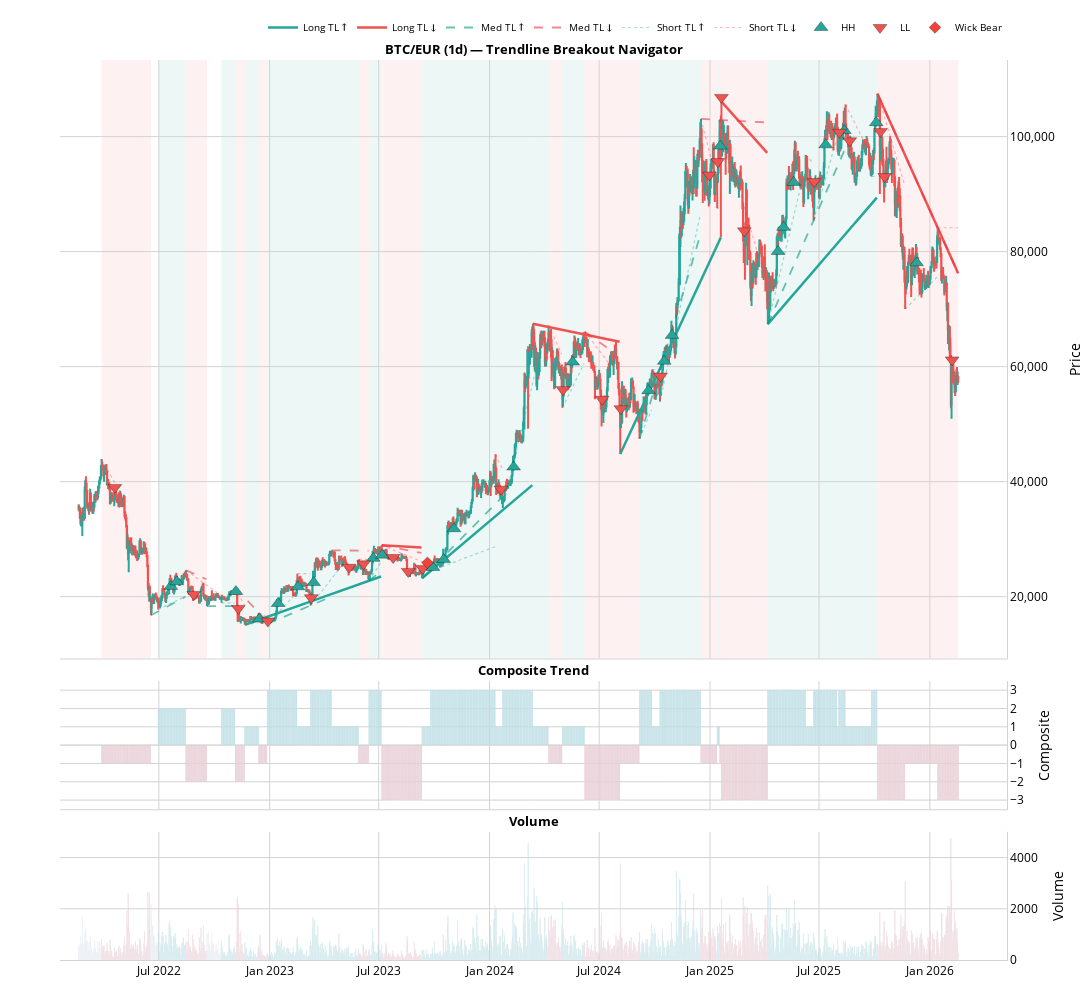

Notebook code for this chart:
### Code cell
# ══════════════════════════════════════════════════════════════════
# Trendline Breakout Navigator (TBN) - Showcase
# ══════════════════════════════════════════════════════════════════
#
# Multi-timeframe trendline detection ported from LuxAlgo PineScript.
# Detects pivot highs/lows at three swing lengths, constructs trendlines
# on HH/LL trend reversals, and tracks trendline breakouts and wick
# interactions.  Composite trend sums all three timeframes (-3 to +3).
# ══════════════════════════════════════════════════════════════════

from pathlib import Path
import pandas as pd
import numpy as np

import plotly.graph_objects as go
from plotly.subplots import make_subplots

from pyindicators import (
    trendline_breakout_navigator,
    trendline_breakout_navigator_signal,
    get_trendline_breakout_navigator_stats,
)

# ── Data ───────────────────────────────────────────────────────────

ticker = "BTC/EUR (1d)"
df = pd.read_csv(
    "../../resources/data/OHLCV_BTC-EUR_BITVAVO_1d_2022-02-18-00-00_2026-02-17-00-00.csv",
    parse_dates=["Datetime"],
)
print(f"Loaded {len(df)} rows  |  {df['Datetime'].iloc[0]}  ->  {df['Datetime'].iloc[-1]}")

# ── Compute indicator ──────────────────────────────────────────────

df = trendline_breakout_navigator(
    df, swing_long=60, swing_medium=30, swing_short=10
)
df = trendline_breakout_navigator_signal(df)
stats = get_trendline_breakout_navigator_stats(df)

# ── Colours (white theme — matching project standard) ──────────────

BG_COLOR    = "white"
PAPER_COLOR = "white"
GRID_COLOR  = "lightgray"
TEXT_COLOR  = "black"
TITLE_COLOR = "black"

CANDLE_UP   = "#26a69a"
CANDLE_DOWN = "#ef5350"

# Trendline colours — matching project bull/bear palette
TL_BULL_LONG    = "#26a69a"                    # Bull — solid thick
TL_BEAR_LONG    = "#ef5350"                    # Bear — solid thick
TL_BULL_MED     = "rgba(8,153,129,0.60)"       # Bull — dashed
TL_BEAR_MED     = "rgba(239,54,69,0.60)"       # Bear — dashed
TL_BULL_SHORT   = "rgba(8,153,129,0.35)"       # Bull — dotted
TL_BEAR_SHORT   = "rgba(239,54,69,0.35)"       # Bear — dotted

# Marker colours
HH_COLOR        = "#26a69a"
LL_COLOR        = "#ef5350"
WICK_BULL_COLOR = "#4CAF50"
WICK_BEAR_COLOR = "#F44336"

# Shading
BULL_SHADE  = "rgba(8,153,129,{a})"
BEAR_SHADE  = "rgba(239,54,69,{a})"

# ── Build figure (3 rows) ───────────────────────────────────────────

fig = make_subplots(
    rows=3, cols=1,
    row_heights=[0.70, 0.15, 0.15],
    shared_xaxes=True,
    vertical_spacing=0.025,
    subplot_titles=[
        f"<b>{ticker} — Trendline Breakout Navigator</b>",
        "<b>Composite Trend</b>",
        "<b>Volume</b>",
    ],
)

# ── Row 1: Candlestick + Trendlines + Markers ─────────────────────

fig.add_trace(go.Candlestick(
    x=df["Datetime"], open=df["Open"], high=df["High"],
    low=df["Low"], close=df["Close"], name=ticker,
    increasing_line_color=CANDLE_UP, decreasing_line_color=CANDLE_DOWN,
    increasing_fillcolor=CANDLE_UP, decreasing_fillcolor=CANDLE_DOWN,
    showlegend=False,
), row=1, col=1)

# --- Trendline overlays ---

trend_long = df["tbn_trend_long"].values
trend_medium = df["tbn_trend_medium"].values
trend_short = df["tbn_trend_short"].values
val_long = df["tbn_value_long"].values
val_medium = df["tbn_value_medium"].values
val_short = df["tbn_value_short"].values
composite = df["tbn_composite_trend"].fillna(0).astype(int).values

# Long trendline (bull) — solid, thick
fig.add_trace(go.Scatter(
    x=df["Datetime"],
    y=np.where(trend_long == 1, val_long, np.nan),
    mode="lines",
    line=dict(color=TL_BULL_LONG, width=2.5),
    name="Long TL ↑",
    connectgaps=False,
), row=1, col=1)

# Long trendline (bear) — solid, thick
fig.add_trace(go.Scatter(
    x=df["Datetime"],
    y=np.where(trend_long == -1, val_long, np.nan),
    mode="lines",
    line=dict(color=TL_BEAR_LONG, width=2.5),
    name="Long TL ↓",
    connectgaps=False,
), row=1, col=1)

# Medium trendline (bull) — dashed
fig.add_trace(go.Scatter(
    x=df["Datetime"],
    y=np.where(trend_medium == 1, val_medium, np.nan),
    mode="lines",
    line=dict(color=TL_BULL_MED, width=1.8, dash="dash"),
    name="Med TL ↑",
    connectgaps=False,
), row=1, col=1)

# Medium trendline (bear) — dashed
fig.add_trace(go.Scatter(
    x=df["Datetime"],
    y=np.where(trend_medium == -1, val_medium, np.nan),
    mode="lines",
    line=dict(color=TL_BEAR_MED, width=1.8, dash="dash"),
    name="Med TL ↓",
    connectgaps=False,
), row=1, col=1)

# Short trendline (bull) — dotted, thin
fig.add_trace(go.Scatter(
    x=df["Datetime"],
    y=np.where(trend_short == 1, val_short, np.nan),
    mode="lines",
    line=dict(color=TL_BULL_SHORT, width=1.2, dash="dot"),
    name="Short TL ↑",
    connectgaps=False,
), row=1, col=1)

# Short trendline (bear) — dotted, thin
fig.add_trace(go.Scatter(
    x=df["Datetime"],
    y=np.where(trend_short == -1, val_short, np.nan),
    mode="lines",
    line=dict(color=TL_BEAR_SHORT, width=1.2, dash="dot"),
    name="Short TL ↓",
    connectgaps=False,
), row=1, col=1)

# --- Event markers ---

# HH markers (triangle-up below low)
hh_mask = df["tbn_hh"] == 1
if hh_mask.any():
    fig.add_trace(go.Scatter(
        x=df.loc[hh_mask, "Datetime"],
        y=df.loc[hh_mask, "Low"] * 0.993,
        mode="markers", name="HH",
        marker=dict(
            symbol="triangle-up", size=12,
            color=HH_COLOR,
            line=dict(width=1, color="rgba(0,0,0,0.3)"),
        ),
    ), row=1, col=1)

# LL markers (triangle-down above high)
ll_mask = df["tbn_ll"] == 1
if ll_mask.any():
    fig.add_trace(go.Scatter(
        x=df.loc[ll_mask, "Datetime"],
        y=df.loc[ll_mask, "High"] * 1.007,
        mode="markers", name="LL",
        marker=dict(
            symbol="triangle-down", size=12,
            color=LL_COLOR,
            line=dict(width=1, color="rgba(0,0,0,0.3)"),
        ),
    ), row=1, col=1)

# Wick Bull markers (diamond)
wb_mask = df["tbn_wick_bull"] == 1
if wb_mask.any():
    fig.add_trace(go.Scatter(
        x=df.loc[wb_mask, "Datetime"],
        y=df.loc[wb_mask, "Low"] * 0.990,
        mode="markers", name="Wick Bull",
        marker=dict(
            symbol="diamond", size=9,
            color=WICK_BULL_COLOR,
            line=dict(width=1, color="rgba(0,0,0,0.3)"),
        ),
    ), row=1, col=1)

# Wick Bear markers (diamond)
wbr_mask = df["tbn_wick_bear"] == 1
if wbr_mask.any():
    fig.add_trace(go.Scatter(
        x=df.loc[wbr_mask, "Datetime"],
        y=df.loc[wbr_mask, "High"] * 1.010,
        mode="markers", name="Wick Bear",
        marker=dict(
            symbol="diamond", size=9,
            color=WICK_BEAR_COLOR,
            line=dict(width=1, color="rgba(0,0,0,0.3)"),
        ),
    ), row=1, col=1)

# --- Background shading by composite trend ---

prev_sign = 0
seg_start = 0

for i in range(len(df)):
    cur_sign = 1 if composite[i] > 0 else (-1 if composite[i] < 0 else 0)

    if cur_sign != prev_sign or i == len(df) - 1:
        if prev_sign != 0 and i > seg_start:
            end_idx = i if i < len(df) - 1 else i
            fill = BULL_SHADE.format(a=0.07) if prev_sign == 1 \
                else BEAR_SHADE.format(a=0.07)
            fig.add_vrect(
                x0=df.loc[seg_start, "Datetime"],
                x1=df.loc[min(end_idx, len(df) - 1), "Datetime"],
                fillcolor=fill, layer="below", line_width=0,
                row=1, col=1,
            )
        seg_start = i
        prev_sign = cur_sign

# ── Row 2: Composite Trend (bar chart) ────────────────────────────

comp_colors = [
    CANDLE_UP if c > 0 else CANDLE_DOWN if c < 0 else "#cccccc"
    for c in composite
]

fig.add_trace(go.Bar(
    x=df["Datetime"], y=composite,
    marker_color=comp_colors, showlegend=False,
    name="Composite Trend", opacity=0.85,
), row=2, col=1)

fig.add_hline(
    y=0, line_dash="solid", line_color="lightgray", line_width=0.8,
    row=2, col=1,
)

# ── Row 3: Volume bars ─────────────────────────────────────────────

vol_colors = [
    CANDLE_UP if c > 0 else CANDLE_DOWN if c < 0 else "#cccccc"
    for c in composite
]

fig.add_trace(go.Bar(
    x=df["Datetime"], y=df["Volume"],
    marker_color=vol_colors, showlegend=False,
    name="Volume", opacity=0.60,
), row=3, col=1)

# ── Layout ─────────────────────────────────────────────────────────

fig.update_layout(
    height=1000,
    width=1400,
    showlegend=True,
    legend=dict(
        orientation="h",
        yanchor="bottom", y=1.02,
        xanchor="right", x=1,
        font=dict(size=10, color=TEXT_COLOR),
        bgcolor="rgba(255,255,255,0.8)",
        borderwidth=0,
    ),
    plot_bgcolor=BG_COLOR,
    paper_bgcolor=PAPER_COLOR,
    font=dict(color=TEXT_COLOR, size=12),
    margin=dict(l=60, r=30, t=60, b=40),
    xaxis_rangeslider_visible=False,
)

# Subplot title styling
for ann in fig.layout.annotations:
    ann.font.color = TITLE_COLOR
    ann.font.size = 13

for row in range(1, 4):
    fig.update_xaxes(
        showgrid=True, gridcolor=GRID_COLOR,
        zeroline=False, row=row, col=1,
        color=TEXT_COLOR,
        showline=True, linecolor=GRID_COLOR,
    )
    fig.update_yaxes(
        showgrid=True, gridcolor=GRID_COLOR,
        zeroline=False, side="right", row=row, col=1,
        color=TEXT_COLOR,
        showline=True, linecolor=GRID_COLOR,
    )

fig.update_yaxes(title_text="Price", tickformat=",.0f", row=1, col=1)
fig.update_yaxes(
    title_text="Composite", range=[-3.5, 3.5], dtick=1, row=2, col=1,
)
fig.update_yaxes(title_text="Volume", row=3, col=1)

# ── Save outputs ───────────────────────────────────────────────────

fig.write_html("trendline_breakout_navigator.html", auto_open=False)

output_path = Path.cwd().parent.parent / "static" / "images" / "indicators"
output_path.mkdir(parents=True, exist_ok=True)
fig.write_image(str(output_path / "trendline_breakout_navigator.png"), scale=2)

docs_path = Path.cwd().parent.parent / "docs" / "static" / "img" / "indicators"
docs_path.mkdir(parents=True, exist_ok=True)
fig.write_image(str(docs_path / "trendline_breakout_navigator.png"), scale=2)

fig.show()

# ── Print statistics ───────────────────────────────────────────────

print("=" * 55)
print(f"  Trendline Breakout Navigator - Stats ({ticker})")
print("=" * 55)
print(f"  Bullish Bars (Long):     {stats['bullish_bars_long']}")
print(f"  Bearish Bars (Long):     {stats['bearish_bars_long']}")
print(f"  Bullish Bars (Medium):   {stats['bullish_bars_medium']}")
print(f"  Bearish Bars (Medium):   {stats['bearish_bars_medium']}")
print(f"  Bullish Bars (Short):    {stats['bullish_bars_short']}")
print(f"  Bearish Bars (Short):    {stats['bearish_bars_short']}")
print("-" * 55)
print(f"  Composite Bullish:       {stats['composite_bullish']}  ({stats['composite_bullish_pct']:.1f}%)")
print(f"  Composite Bearish:       {stats['composite_bearish']}  ({stats['composite_bearish_pct']:.1f}%)")
print(f"  Trend Changes:           {stats['trend_changes']}")
print("-" * 55)
print(f"  HH Detections:           {stats['hh_count']}")
print(f"  LL Detections:           {stats['ll_count']}")
print(f"  Wick Bull Breaks:        {stats['wick_bull_count']}")
print(f"  Wick Bear Breaks:        {stats['wick_bear_count']}")
print(f"  Active Trendline Bars:   {stats['active_trendline_bars']}")
print("=" * 55)

### Figure 1 — Plotly figure (JSON) as saved in the notebook; plotly's stock layout.template omitted (floating-point values rounded to 4 significant figures; data arrays with more than 128 entries replaced by an {"elided": "..."} marker saying what was removed)
{"data": [{"close": {"elided": "1461 float values"}, "decreasing": {"fillcolor": "#ef5350", "line": {"color": "#ef5350"}}, "high": {"elided": "1461 float values"}, "increasing": {"fillcolor": "#26a69a", "line": {"color": "#26a69a"}}, "low": {"elided": "1461 float values"}, "name": "BTC/EUR (1d)", "open": {"elided": "1461 float values"}, "showlegend": false, "type": "candlestick", "x": {"elided": "1461 str values"}, "xaxis": "x", "yaxis": "y"}, {"connectgaps": false, "line": {"color": "#26a69a", "width": 2.5}, "mode": "lines", "name": "Long TL ↑", "type": "scatter", "x": {"elided": "1461 str values"}, "xaxis": "x", "y": {"elided": "1461 float values"}, "yaxis": "y"}, {"connectgaps": false, "line": {"color": "#ef5350", "width": 2.5}, "mode": "lines", "name": "Long TL ↓", "type": "scatter", "x": {"elided": "1461 str values"}, "xaxis": "x", "y": {"elided": "1461 float values"}, "yaxis": "y"}, {"connectgaps": false, "line": {"color": "rgba(8,153,129,0.60)", "dash": "dash", "width": 1.8}, "mode": "lines", "name": "Med TL ↑", "type": "scatter", "x": {"elided": "1461 str values"}, "xaxis": "x", "y": {"elided": "1461 float values"}, "yaxis": "y"}, {"connectgaps": false, "line": {"color": "rgba(239,54,69,0.60)", "dash": "dash", "width": 1.8}, "mode": "lines", "name": "Med TL ↓", "type": "scatter", "x": {"elided": "1461 str values"}, "xaxis": "x", "y": {"elided": "1461 float values"}, "yaxis": "y"}, {"connectgaps": false, "line": {"color": "rgba(8,153,129,0.35)", "dash": "dot", "width": 1.2}, "mode": "lines", "name": "Short TL ↑", "type": "scatter", "x": {"elided": "1461 str values"}, "xaxis": "x", "y": {"elided": "1461 float values"}, "yaxis": "y"}, {"connectgaps": false, "line": {"color": "rgba(239,54,69,0.35)", "dash": "dot", "width": 1.2}, "mode": "lines", "name": "Short TL ↓", "type": "scatter", "x": {"elided": "1461 str values"}, "xaxis": "x", "y": {"elided": "1461 float values"}, "yaxis": "y"}, {"marker": {"color": "#26a69a", "line": {"color": "rgba(0,0,0,0.3)", "width": 1}, "size": 12, "symbol": "triangle-up"}, "mode": "markers", "name": "HH", "type": "scatter", "x": ["2022-07-21T00:00:00.000000000", "2022-07-31T00:00:00.000000000", "2022-11-06T00:00:00.000000000", "2022-12-15T00:00:00.000000000", "2023-01-15T00:00:00.000000000", "2023-02-17T00:00:00.000000000", "2023-03-15T00:00:00.000000000", "2023-06-22T00:00:00.000000000", "2023-07-07T00:00:00.000000000", "2023-09-29T00:00:00.000000000", "2023-10-17T00:00:00.000000000", "2023-11-03T00:00:00.000000000", "2024-02-10T00:00:00.000000000", "2024-05-18T00:00:00.000000000", "2024-09-21T00:00:00.000000000", "2024-10-17T00:00:00.000000000", "2024-10-30T00:00:00.000000000", "2025-01-18T00:00:00.000000000", "2025-04-24T00:00:00.000000000", "2025-05-03T00:00:00.000000000", "2025-05-20T00:00:00.000000000", "2025-07-12T00:00:00.000000000", "2025-08-12T00:00:00.000000000", "2025-10-04T00:00:00.000000000", "2025-12-10T00:00:00.000000000"], "xaxis": "x", "y": [21790.0, 22590.0, 20900.0, 16130.0, 18810.0, 21710.0, 22440.0, 26660.0, 27210.0, 25070.0, 26460.0, 31810.0, 42550.0, 60800.0, 55820.0, 60930.0, 65430.0, 98350.0, 80020.0, 84230.0, 92030.0, 98580.0, 101100.0, 102400.0, 78050.0], "yaxis": "y"}, {"marker": {"color": "#ef5350", "line": {"color": "rgba(0,0,0,0.3)", "width": 1}, "size": 12, "symbol": "triangle-down"}, "mode": "markers", "name": "LL", "type": "scatter", "x": ["2022-04-19T00:00:00.000000000", "2022-08-28T00:00:00.000000000", "2022-11-10T00:00:00.000000000", "2022-12-29T00:00:00.000000000", "2023-03-11T00:00:00.000000000", "2023-05-13T00:00:00.000000000", "2023-06-06T00:00:00.000000000", "2023-07-25T00:00:00.000000000", "2023-08-19T00:00:00.000000000", "2023-09-12T00:00:00.000000000", "2024-01-20T00:00:00.000000000", "2024-05-02T00:00:00.000000000", "2024-07-06T00:00:00.000000000", "2024-08-06T00:00:00.000000000", "2024-10-11T00:00:00.000000000", "2024-12-31T00:00:00.000000000", "2025-01-14T00:00:00.000000000", "2025-01-20T00:00:00.000000000", "2025-02-27T00:00:00.000000000", "2025-06-23T00:00:00.000000000", "2025-08-04T00:00:00.000000000", "2025-08-21T00:00:00.000000000", "2025-10-11T00:00:00.000000000", "2025-10-18T00:00:00.000000000", "2026-02-07T00:00:00.000000000"], "xaxis": "x", "y": [38990.0, 20400.0, 17950.0, 15760.0, 19820.0, 25110.0, 25710.0, 26810.0, 24390.0, 24910.0, 38690.0, 56000.0, 54330.0, 52680.0, 58370.0, 93320.0, 95650.0, 106800.0, 83610.0, 92190.0, 100800.0, 99270.0, 100900.0, 93050.0, 61170.0], "yaxis": "y"}, {"marker": {"color": "#F44336", "line": {"color": "rgba(0,0,0,0.3)", "width": 1}, "size": 9, "symbol": "diamond"}, "mode": "markers", "name": "Wick Bear", "type": "scatter", "x": ["2023-09-20T00:00:00.000000000"], "xaxis": "x", "y": [25890.0], "yaxis": "y"}, {"marker": {"color": {"elided": "1461 str values"}}, "name": "Composite Trend", "opacity": 0.85, "showlegend": false, "type": "bar", "x": {"elided": "1461 str values"}, "xaxis": "x2", "y": {"elided": "1461 int values"}, "yaxis": "y2"}, {"marker": {"color": {"elided": "1461 str values"}}, "name": "Volume", "opacity": 0.6, "showlegend": false, "type": "bar", "x": {"elided": "1461 str values"}, "xaxis": "x3", "y": {"elided": "1461 float values"}, "yaxis": "y3"}], "layout": {"annotations": [{"font": {"color": "black", "size": 13}, "showarrow": false, "text": "<b>BTC/EUR (1d) — Trendline Breakout Navigator</b>", "x": 0.5, "xanchor": "center", "xref": "paper", "y": 1.0, "yanchor": "bottom", "yref": "paper"}, {"font": {"color": "black", "size": 13}, "showarrow": false, "text": "<b>Composite Trend</b>", "x": 0.5, "xanchor": "center", "xref": "paper", "y": 0.31, "yanchor": "bottom", "yref": "paper"}, {"font": {"color": "black", "size": 13}, "showarrow": false, "text": "<b>Volume</b>", "x": 0.5, "xanchor": "center", "xref": "paper", "y": 0.1425, "yanchor": "bottom", "yref": "paper"}], "font": {"color": "black", "size": 12}, "height": 1000, "legend": {"bgcolor": "rgba(255,255,255,0.8)", "borderwidth": 0, "font": {"color": "black", "size": 10}, "orientation": "h", "x": 1, "xanchor": "right", "y": 1.02, "yanchor": "bottom"}, "margin": {"b": 40, "l": 60, "r": 30, "t": 60}, "paper_bgcolor": "white", "plot_bgcolor": "white", "shapes": [{"fillcolor": "rgba(239,54,69,0.07)", "layer": "below", "line": {"width": 0}, "type": "rect", "x0": "2022-03-28T00:00:00+00:00", "x1": "2022-06-18T00:00:00+00:00", "xref": "x", "y0": 0, "y1": 1, "yref": "y domain"}, {"fillcolor": "rgba(8,153,129,0.07)", "layer": "below", "line": {"width": 0}, "type": "rect", "x0": "2022-06-30T00:00:00+00:00", "x1": "2022-08-15T00:00:00+00:00", "xref": "x", "y0": 0, "y1": 1, "yref": "y domain"}, {"fillcolor": "rgba(239,54,69,0.07)", "layer": "below", "line": {"width": 0}, "type": "rect", "x0": "2022-08-15T00:00:00+00:00", "x1": "2022-09-19T00:00:00+00:00", "xref": "x", "y0": 0, "y1": 1, "yref": "y domain"}, {"fillcolor": "rgba(8,153,129,0.07)", "layer": "below", "line": {"width": 0}, "type": "rect", "x0": "2022-10-13T00:00:00+00:00", "x1": "2022-11-05T00:00:00+00:00", "xref": "x", "y0": 0, "y1": 1, "yref": "y domain"}, {"fillcolor": "rgba(239,54,69,0.07)", "layer": "below", "line": {"width": 0}, "type": "rect", "x0": "2022-11-05T00:00:00+00:00", "x1": "2022-11-21T00:00:00+00:00", "xref": "x", "y0": 0, "y1": 1, "yref": "y domain"}, {"fillcolor": "rgba(8,153,129,0.07)", "layer": "below", "line": {"width": 0}, "type": "rect", "x0": "2022-11-21T00:00:00+00:00", "x1": "2022-12-14T00:00:00+00:00", "xref": "x", "y0": 0, "y1": 1, "yref": "y domain"}, {"fillcolor": "rgba(239,54,69,0.07)", "layer": "below", "line": {"width": 0}, "type": "rect", "x0": "2022-12-14T00:00:00+00:00", "x1": "2022-12-28T00:00:00+00:00", "xref": "x", "y0": 0, "y1": 1, "yref": "y domain"}, {"fillcolor": "rgba(8,153,129,0.07)", "layer": "below", "line": {"width": 0}, "type": "rect", "x0": "2022-12-28T00:00:00+00:00", "x1": "2023-05-29T00:00:00+00:00", "xref": "x", "y0": 0, "y1": 1, "yref": "y domain"}, {"fillcolor": "rgba(239,54,69,0.07)", "layer": "below", "line": {"width": 0}, "type": "rect", "x0": "2023-05-29T00:00:00+00:00", "x1": "2023-06-15T00:00:00+00:00", "xref": "x", "y0": 0, "y1": 1, "yref": "y domain"}, {"fillcolor": "rgba(8,153,129,0.07)", "layer": "below", "line": {"width": 0}, "type": "rect", "x0": "2023-06-15T00:00:00+00:00", "x1": "2023-07-06T00:00:00+00:00", "xref": "x", "y0": 0, "y1": 1, "yref": "y domain"}, {"fillcolor": "rgba(239,54,69,0.07)", "layer": "below", "line": {"width": 0}, "type": "rect", "x0": "2023-07-06T00:00:00+00:00", "x1": "2023-09-11T00:00:00+00:00", "xref": "x", "y0": 0, "y1": 1, "yref": "y domain"}, {"fillcolor": "rgba(8,153,129,0.07)", "layer": "below", "line": {"width": 0}, "type": "rect", "x0": "2023-09-11T00:00:00+00:00", "x1": "2024-04-08T00:00:00+00:00", "xref": "x", "y0": 0, "y1": 1, "yref": "y domain"}, {"fillcolor": "rgba(239,54,69,0.07)", "layer": "below", "line": {"width": 0}, "type": "rect", "x0": "2024-04-08T00:00:00+00:00", "x1": "2024-05-01T00:00:00+00:00", "xref": "x", "y0": 0, "y1": 1, "yref": "y domain"}, {"fillcolor": "rgba(8,153,129,0.07)", "layer": "below", "line": {"width": 0}, "type": "rect", "x0": "2024-05-01T00:00:00+00:00", "x1": "2024-06-07T00:00:00+00:00", "xref": "x", "y0": 0, "y1": 1, "yref": "y domain"}, {"fillcolor": "rgba(239,54,69,0.07)", "layer": "below", "line": {"width": 0}, "type": "rect", "x0": "2024-06-07T00:00:00+00:00", "x1": "2024-09-06T00:00:00+00:00", "xref": "x", "y0": 0, "y1": 1, "yref": "y domain"}, {"fillcolor": "rgba(8,153,129,0.07)", "layer": "below", "line": {"width": 0}, "type": "rect", "x0": "2024-09-06T00:00:00+00:00", "x1": "2024-12-17T00:00:00+00:00", "xref": "x", "y0": 0, "y1": 1, "yref": "y domain"}, {"fillcolor": "rgba(239,54,69,0.07)", "layer": "below", "line": {"width": 0}, "type": "rect", "x0": "2024-12-17T00:00:00+00:00", "x1": "2025-01-13T00:00:00+00:00", "xref": "x", "y0": 0, "y1": 1, "yref": "y domain"}, {"fillcolor": "rgba(8,153,129,0.07)", "layer": "below", "line": {"width": 0}, "type": "rect", "x0": "2025-01-13T00:00:00+00:00", "x1": "2025-01-17T00:00:00+00:00", "xref": "x", "y0": 0, "y1": 1, "yref": "y domain"}, {"fillcolor": "rgba(239,54,69,0.07)", "layer": "below", "line": {"width": 0}, "type": "rect", "x0": "2025-01-17T00:00:00+00:00", "x1": "2025-04-07T00:00:00+00:00", "xref": "x", "y0": 0, "y1": 1, "yref": "y domain"}, {"fillcolor": "rgba(8,153,129,0.07)", "layer": "below", "line": {"width": 0}, "type": "rect", "x0": "2025-04-07T00:00:00+00:00", "x1": "2025-10-06T00:00:00+00:00", "xref": "x", "y0": 0, "y1": 1, "yref": "y domain"}, {"fillcolor": "rgba(239,54,69,0.07)", "layer": "below", "line": {"width": 0}, "type": "rect", "x0": "2025-10-06T00:00:00+00:00", "x1": "2026-02-17T00:00:00+00:00", "xref": "x", "y0": 0, "y1": 1, "yref": "y domain"}, {"line": {"color": "lightgray", "dash": "solid", "width": 0.8}, "type": "line", "x0": 0, "x1": 1, "xref": "x2 domain", "y0": 0, "y1": 0, "yref": "y2"}], "showlegend": true, "width": 1400, "xaxis": {"anchor": "y", "color": "black", "domain": [0, 1], "gridcolor": "lightgray", "linecolor": "lightgray", "matches": "x3", "rangeslider": {"visible": false}, "showgrid": true, "showline": true, "showticklabels": false, "zeroline": false}, "xaxis2": {"anchor": "y2", "color": "black", "domain": [0, 1], "gridcolor": "lightgray", "linecolor": "lightgray", "matches": "x3", "showgrid": true, "showline": true, "showticklabels": false, "zeroline": false}, "xaxis3": {"anchor": "y3", "color": "black", "domain": [0, 1], "gridcolor": "lightgray", "linecolor": "lightgray", "showgrid": true, "showline": true, "zeroline": false}, "yaxis": {"anchor": "x", "color": "black", "domain": [0.335, 1.0], "gridcolor": "lightgray", "linecolor": "lightgray", "showgrid": true, "showline": true, "side": "right", "tickformat": ",.0f", "title": {"text": "Price"}, "zeroline": false}, "yaxis2": {"anchor": "x2", "color": "black", "domain": [0.1675, 0.31], "dtick": 1, "gridcolor": "lightgray", "linecolor": "lightgray", "range": [-3.5, 3.5], "showgrid": true, "showline": true, "side": "right", "title": {"text": "Composite"}, "zeroline": false}, "yaxis3": {"anchor": "x3", "color": "black", "domain": [0, 0.1425], "gridcolor": "lightgray", "linecolor": "lightgray", "showgrid": true, "showline": true, "side": "right", "title": {"text": "Volume"}, "zeroline": false}}}
